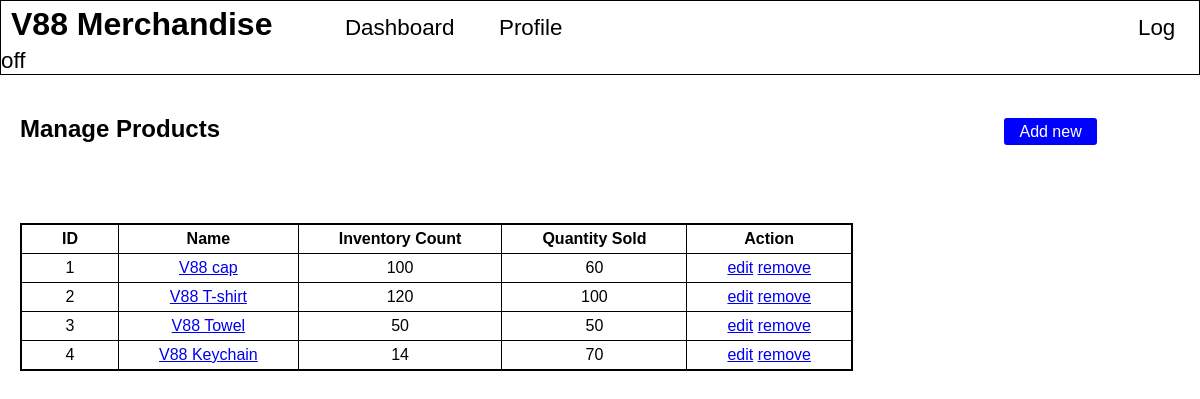
Screenshot of /index.php/products with the database file from the repository.
### tables this page shows
CREATE TABLE `sales` (
  `id` int(11) NOT NULL AUTO_INCREMENT,
  `product_id` int(11) DEFAULT NULL,
  `qty_sold` int(11) DEFAULT NULL,
  `created_at` datetime DEFAULT NULL,
  `updated_at` datetime DEFAULT NULL,
  PRIMARY KEY (`id`)
);

CREATE TABLE `products` (
  `id` int(11) NOT NULL AUTO_INCREMENT,
  `product_name` varchar(255) DEFAULT NULL,
  `description` text,
  `price` int(11) DEFAULT NULL,
  `inventory_count` int(11) DEFAULT NULL,
  `created_at` datetime DEFAULT NULL,
  `updated_at` datetime DEFAULT NULL,
  PRIMARY KEY (`id`)
);

### application/controllers/Products.php (called while the page is built, shortened)
<?php
    class Products extends CI_Controller
    {
        public function index()
        {
            $products = $this->product->get_all_products();
            $product_list = array(
                'lists' => $products
            );
            $current_user_id = $this->session->userdata('user_id');
            if($current_user_id == 1){
                $this->load->view('templates/admin_header');
                $this->load->view('products/admin_dashboard', $product_list);
            }else{
                $this->load->view('templates/user_header');
                $this->load->view('products/admin_dashboard', $product_list);
            }
        }
    }
?>

### index.php (called while the page is built, shortened)
<?php
require_once BASEPATH.'core/CodeIgniter.php';

### application/models/Product.php (called while the page is built, shortened)
<?php
    class Product extends CI_Model
    {
        function get_all_products()
        {
            $query =    "SELECT products.id AS id, product_name AS name, inventory_count AS count, sales.qty_sold AS qty_sold
                        FROM products LEFT JOIN sales ON product_id = products.id";
            return $this->db->query($query)->result_array();
        }
    }
?>

### application/views/products/admin_dashboard.php (the view, shortened to what this page needs)
<!DOCTYPE html>
<html lang="en">
    <head>
        <link rel="stylesheet" href="<?= base_url(); ?>assets/css/home_style.css">
    </head>
    <body>
        <div class="dashboard-div">
            <h2>Manage Products</h2>
            <a id="add" href="/products/new">Add new</a>
            <table>
                <tr>
                    <th>ID</th>
                    <th>Name</th>
                    <th>Inventory Count</th>
                    <th>Quantity Sold</th>
                    <th>Action</th>
                </tr>
<?php
    $i = 0;
    foreach($lists as $product){
        $i++;
?>
                <tr>
                    <td><?= $i; ?></td>
                    <td><a href="/products/show/<?= $product['id']?>"><?= $product['name']?></a></td>
                    <td><?= $product['count']?></td>
                    <td><?= $product['qty_sold']?></td>
                    <td>
                        <a href="/products/edit/<?= $product['id']; ?>">edit</a>
                        <a href="/products/destroy/<?= $product['id']; ?>" onclick="return confirm('Are you sure?'); ">remove</a>
                    </td>
                </tr>
<?php  } ?>
            </table>
        </div>
    </body>
</html>

### application/views/templates/user_header.php
<div class="navbar">
    <h1>V88 Merchandise</h1>
    <a href="/dashboard/">Dashboard</a>
    <a href="/users/edit">Profile</a>
    <a id="logoff" href="<?=base_url();?>logoff">Log off</a>
</div>

### assets/css/home_style.css (style rules this page uses)
* { font-family: sans-serif; }
body { margin: 0; }
div.navbar { border: 1px solid black; }
.navbar h1, h2, table { display: inline-block; }
.navbar h1 { margin: 5px 10px; width: 25%; }
.navbar a { text-decoration: none; font-size: 1.4rem; color: black; margin: 20px; }
#logoff { margin-left: 46%; }
h2 { margin: 40px 20px; width: 80%; }
#add { background-color: blue; padding: 5px 15px; border-radius: 3px; text-decoration: none; color: white; }
table { margin: 20px; text-align: center; }
table,th,td { border-collapse: collapse; border: 1px solid black; }
th,td { padding: 5px 40px; }

### rows the page displays
sales: product.product_name "V88 cap", product.inventory_count "100", qty_sold "60"
sales: product.product_name "V88 T-shirt", product.inventory_count "120", qty_sold "100"
sales: product.product_name "V88 Towel", product.inventory_count "50", qty_sold "50"
sales: product.product_name "V88 Keychain", product.inventory_count "14", qty_sold "70"
